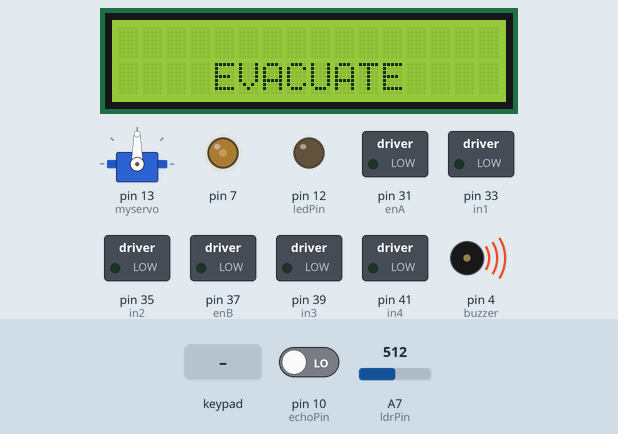
This sketch was run on a simulated Arduino Mega 2560, built with avr-gcc and run on an emulated ATmega2560. Parts: servo, 16×2 character LCD, switched loads named in the sketch (green lamp = pin HIGH), output pins drawn as LEDs (lit = HIGH), buzzer (waves = sounding). The inputs (shaded band) are chosen by the test bench; at power-on: pin 10 (echoPin) LOW, A7 (ldrPin) = 512. Pins used as bus, display or sensor lines are not drawn; what the sketch prints to the serial monitor is not drawn.

Above: at 4.2 s.
4.3 s: keypad keys 1 2 3 4 5 6 pressed 0.4 s apart
At 9.37 s:
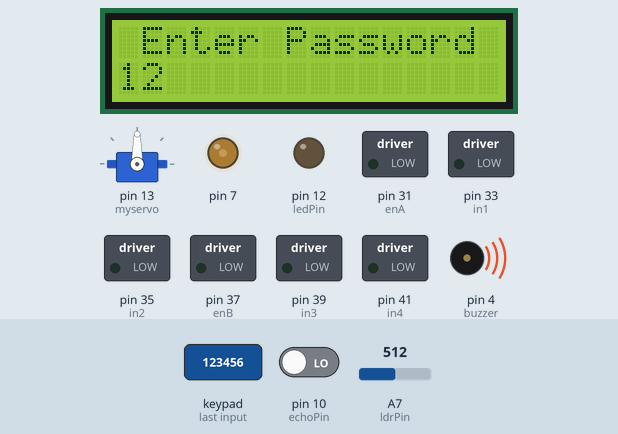
9.7 s: key 'A' pressed
15.7 s: key '#' pressed
At 21.48 s:
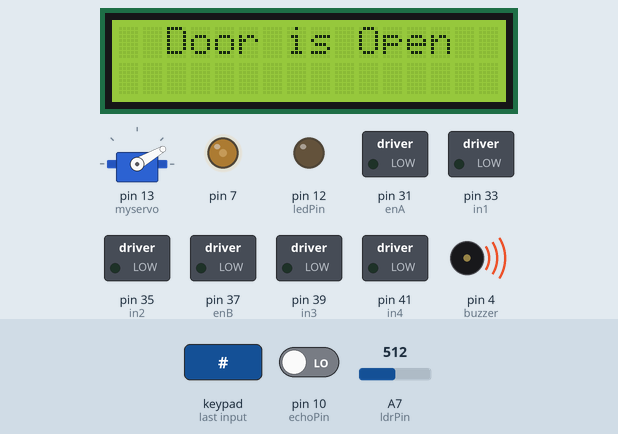
21.7 s: keypad keys 3 6 3 4 3 2 3 0 pressed 0.4 s apart
At 27.8 s:
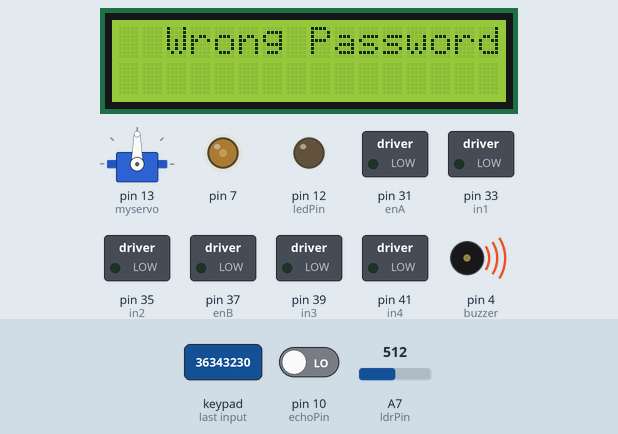
27.9 s: key 'B' pressed
At 30.0 s:
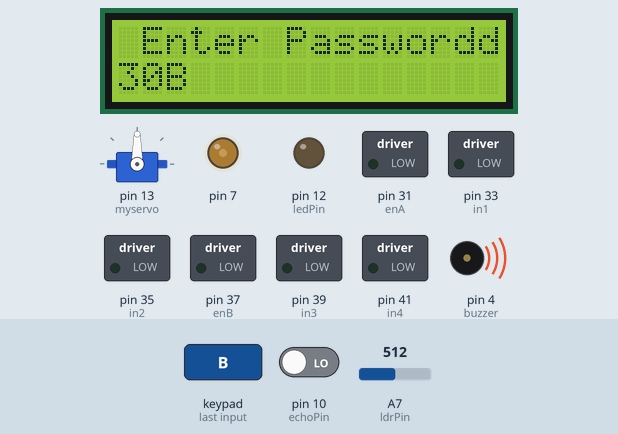
30.4 s: keypad keys 1 2 3 4 5 6 # pressed 0.4 s apart
At 34.1 s:
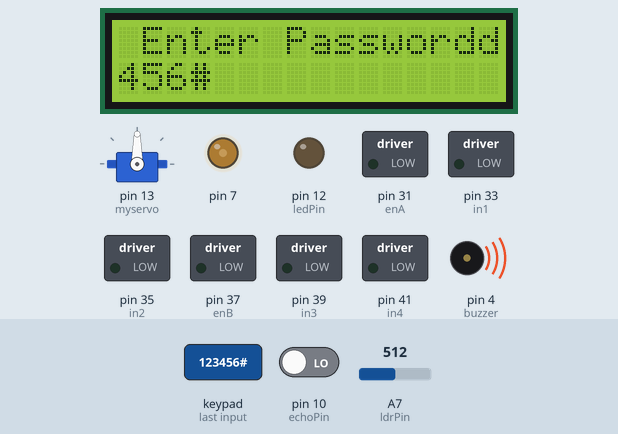
Timing chart, 0 to 35.6 s (numbered marks = the images above; inputs shaded):
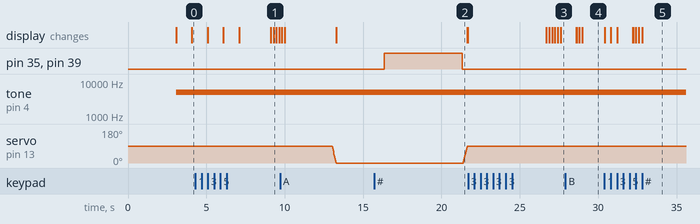

The sketch:

code.ino
```cpp
#include <Keypad.h>
#include <LiquidCrystal.h>
#include <Servo.h>

Servo myservo;

//for led
int Contrast = 75;
LiquidCrystal lcd(A0, A1, A2, A3, A4, A5); //pin Digital

//for ultrasonic
const int trigPin = 9;
const int echoPin = 10;
long duration;
int distance;


int car = 0;
int temp = 0;

//for buzzer
int buzzer = 4;

//for gas sensor MQ-2
int gasSensor = A8;
int sensorThresh = 400;
int firePrint = 0;

//for light sensor
int ledPin = 12;
int ldrPin = A7;

#define Password_Lenght 7 // Give enough room for six chars + NULL char

int pos = 0;    // variable to store the servo position

char Data[Password_Lenght]; // 6 is the number of chars it can hold + the null char = 7
char Master[Password_Lenght] = "123456";
byte data_count = 0, master_count = 0;
bool Pass_is_good;
char customKey;

//for keypad
const byte ROWS = 4;
const byte COLS = 4;
char keys[ROWS][COLS] = {
  {'1', '2', '3' , 'A'},
  {'4', '5', '6' , 'B'},
  {'7', '8', '9' , 'C'},
  {'*', '0', '#' , 'D'}
};
byte rowPins[ROWS] = {36, 34, 32, 30}; //connect to the row pinouts of the keypad
byte colPins[COLS] = {28, 26, 24, 22}; //connect to the column pinouts of the keypad

bool door = true;

//for Motor A & B
int enA = 31;
int in1 = 33;
int in2 = 35;

int enB = 37;
int in3 = 39;
int in4 = 41;

int speeed = 100;

Keypad customKeypad( makeKeymap(keys), rowPins, colPins, ROWS, COLS); //initialize an instance of class NewKeypad

void setup()
{
  myservo.attach(13);
  analogWrite(7, Contrast);
  lcd.begin(16, 2);
  lcd.print("   MSD PROJECT  ");
  lcd.setCursor(0, 1);
  lcd.print("Ultimate Garage ");
  delay(3000);
  lcd.clear();
  pinMode(trigPin, OUTPUT);
  pinMode(echoPin, INPUT);
  Serial.begin(9600);
  pinMode(buzzer, OUTPUT);
  pinMode(gasSensor, INPUT);
  pinMode(ledPin, OUTPUT);
  pinMode(ldrPin, INPUT);
  pinMode(in1, OUTPUT);
  pinMode(in2, OUTPUT);
  pinMode(enA, OUTPUT);
  pinMode(in4, OUTPUT);
  pinMode(in3, OUTPUT);
  pinMode(enB, OUTPUT);
  pinMode(ledPin, OUTPUT);
  pinMode(ldrPin, INPUT);

}
void loop()
{
  if (firePrint == 0)
  {
    fire();
  }

  if (temp == 0)
  {
    countDis();
    temp++;
  }
  if (door == 0)
  {
    light();
    customKey = customKeypad.getKey();

    if (customKey == '#')

    {
      lcd.clear();
      ServoClose();
      lcd.clear();
      lcd.print("  Door is close");
      delay(3000);
      door = 1;
      temp = 0;
    }

    else if (customKey == 'B' || customKey == 'A')
    {
      if (customKey == 'A')
      {
        tradeIn();
      }
      else
      {
        tradeOut();
      }
    }
  }

  else Open();
}

void clearData()
{
  while (data_count != 0)
  { // This can be used for any array size,
    Data[data_count--] = 0; //clear array for new data
  }
  return;
}

void ServoOpen()
{
  print();
  for (pos = 90; pos >= 0; pos -= 5) { // goes from 0 degrees to 180 degrees
    // in steps of 1 degree
    myservo.write(pos);              // tell servo to go to position in variable 'pos'
    delay(15);                       // waits 15ms for the servo to reach the position
  }
}

void ServoClose()
{
  for (pos = 0; pos <= 90; pos += 5) { // goes from 180 degrees to 0 degrees
    myservo.write(pos);              // tell servo to go to position in variable 'pos'
    delay(15);                       // waits 15ms for the servo to reach the position
  }
}

void Open()
{

  lcd.setCursor(0, 0);
  lcd.print(" Enter Password");


  customKey = customKeypad.getKey();
  if (customKey) // makes sure a key is actually pressed, equal to (customKey != NO_KEY)
  {
    Data[data_count] = customKey; // store char into data array
    lcd.setCursor(data_count, 1); // move cursor to show each new char
    lcd.print(Data[data_count]); // print char at said cursor
    data_count++; // increment data array by 1 to store new char, also keep track of the number of chars entered
  }

  if (data_count == Password_Lenght - 1) // if the array index is equal to the number of expected chars, compare data to master
  {
    if (!strcmp(Data, Master)) // equal to (strcmp(Data, Master) == 0)
    {
      lcd.clear();
      ServoOpen();
      lcd.clear();
      lcd.print("  Door is Open");
      door = 0;
      delay(3000);


    }
    else
    {
      lcd.clear();
      lcd.print("  Wrong Password");
      delay(1000);
      door = 1;
    }
    clearData();
  }
}

void countDis()
{
  //Let the garage length is 25cm

  digitalWrite(trigPin, LOW); //clear trigger pin
  delay(2);
  digitalWrite(trigPin, HIGH);
  delay(10); // Set trigPin on HIGH state for 10micro seconds
  digitalWrite(trigPin, LOW);
  duration = pulseIn(echoPin, HIGH); // Reads the
  //echoPin, returns the sound wave travel time in
  //microseconds
  distance = (duration * 0.034) / 2;
  Serial.print("Distance(cm): ");
  Serial.println(distance);
  delay(1000);
  if (distance < 2)
  {
    car = 1;

  }
  else
  {
    car = 0;
  }
}

void print()
{

  if (car == 1)
  {
    lcd.clear();
    lcd.print(" Car is here ");
    delay(3000);
  }
  else
  {
    lcd.clear();
    lcd.print(" Car is not here ");
    delay(3000);
  }
}

void fire()
{
  int analogValue = analogRead(gasSensor);
  Serial.print("Gas value= ");
  Serial.print(analogValue);
  Serial.print("\n");
  //delay(1000);
  if (analogValue > sensorThresh)
  {

    tone(buzzer, 5000);

    if (firePrint == 0)
    {
      firePrint = 1;
      for (int i = 0; i < 2; i++)
      {
        lcd.clear();
        lcd.setCursor(0, 0);
        lcd.print("      ALERT     ");
        delay(1000);
        lcd.clear();
        lcd.setCursor(0, 1);
        lcd.print("    EVACUATE    ");
        delay(1000);
        lcd.clear();
      }
    }
  }
  else
  {
    noTone(buzzer);
    firePrint = 0;
  }
}

void light()
{
  int ldrStatus = analogRead(ldrPin);

  if (ldrStatus >= 800) {

    digitalWrite(ledPin, HIGH);
    Serial.println(ldrStatus);
    Serial.println("LDR is DARK, LED is ON");
  }

  else {

    digitalWrite(ledPin, LOW);
    Serial.println("LED OFF");

  }
}

void tradeOut()
{
  digitalWrite(in1, HIGH);
  digitalWrite(in2, LOW);
  analogWrite(enA, speeed);
  digitalWrite(in4, HIGH);
  digitalWrite(in3, LOW);
  analogWrite(enB, speeed);
  delay(5000);
  digitalWrite(in1, LOW);
  digitalWrite(in2, LOW);
  digitalWrite(in4, LOW);
  digitalWrite(in3, LOW);
}


void tradeIn()
{
  digitalWrite(in2, HIGH);
  digitalWrite(in1, LOW);
  analogWrite(enA, speeed);
  digitalWrite(in3, HIGH);
  digitalWrite(in4, LOW);
  analogWrite(enB, speeed);
  delay(5000);
  digitalWrite(in1, LOW);
  digitalWrite(in2, LOW);
  digitalWrite(in4, LOW);
  digitalWrite(in3, LOW);
}
```

Measured:
- after the input at 15.7 s, servo on pin 13 (myservo): moves from 0° to 90° over 0.24 s, starting after 5.7 s
- after the input at 21.7 s, the display: first differs from a run without the input after 5.0 s (image 3 shows a later state)
- after the input at 27.9 s, the display: first differs from a run without the input after 1.1 s (image 4)
- after the input at 30.4 s, the display: first changes at once (image 5 shows a later state)
